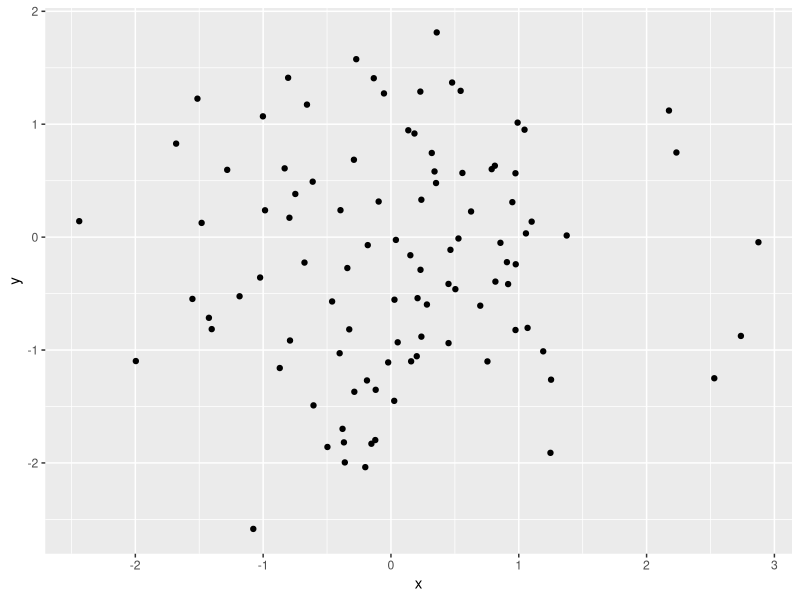

Write the R code that produced this figure.
## ---- chunk 1
knitr::opts_chunk$set(echo = TRUE)
## ---- chunk 2

library(ggplot2)
dat = data.frame(x=rnorm(100), y=rnorm(100))
ggplot(dat, aes(x,y)) +
      geom_point()
## ---- chunk 3
library(here)
